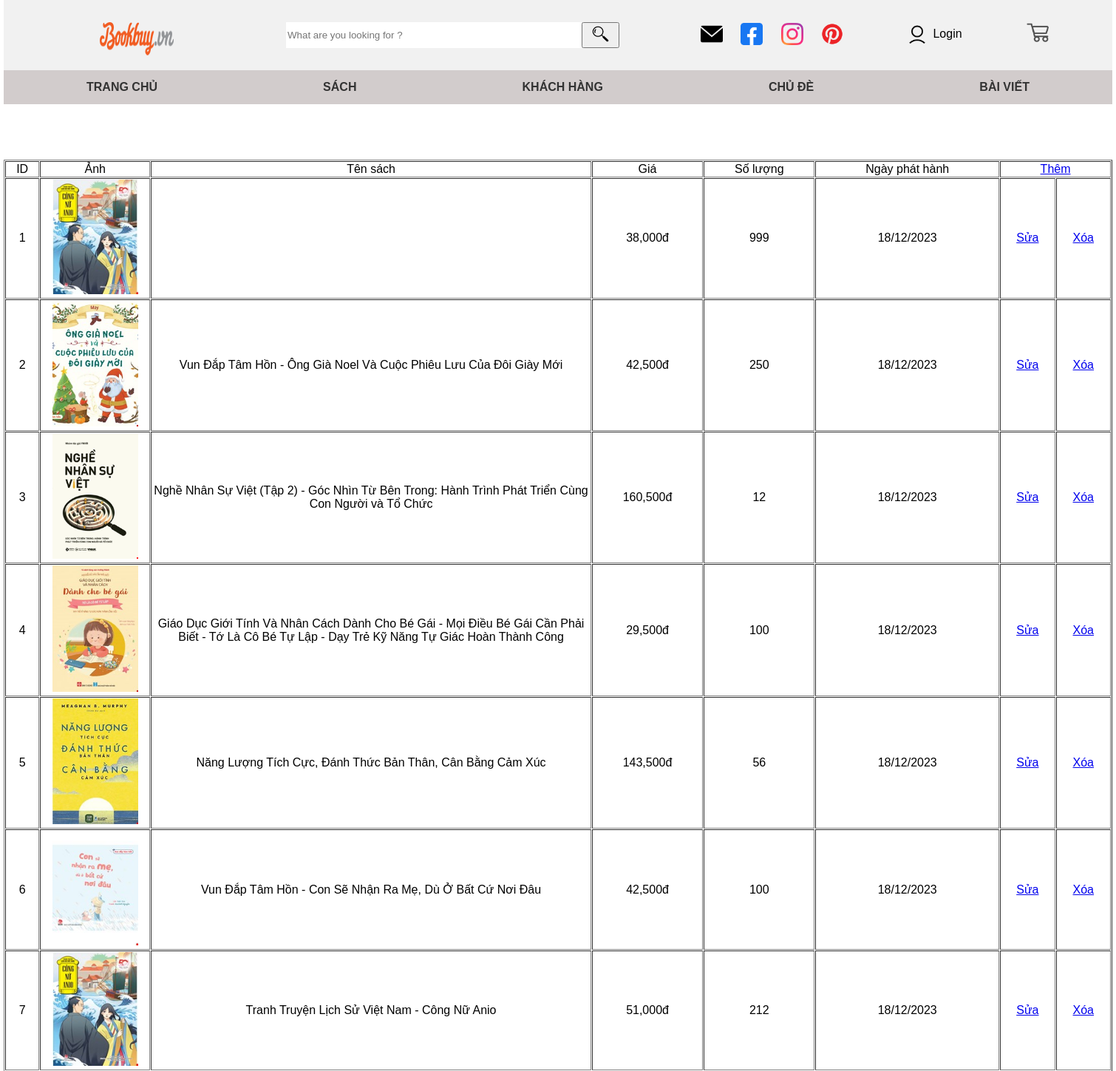
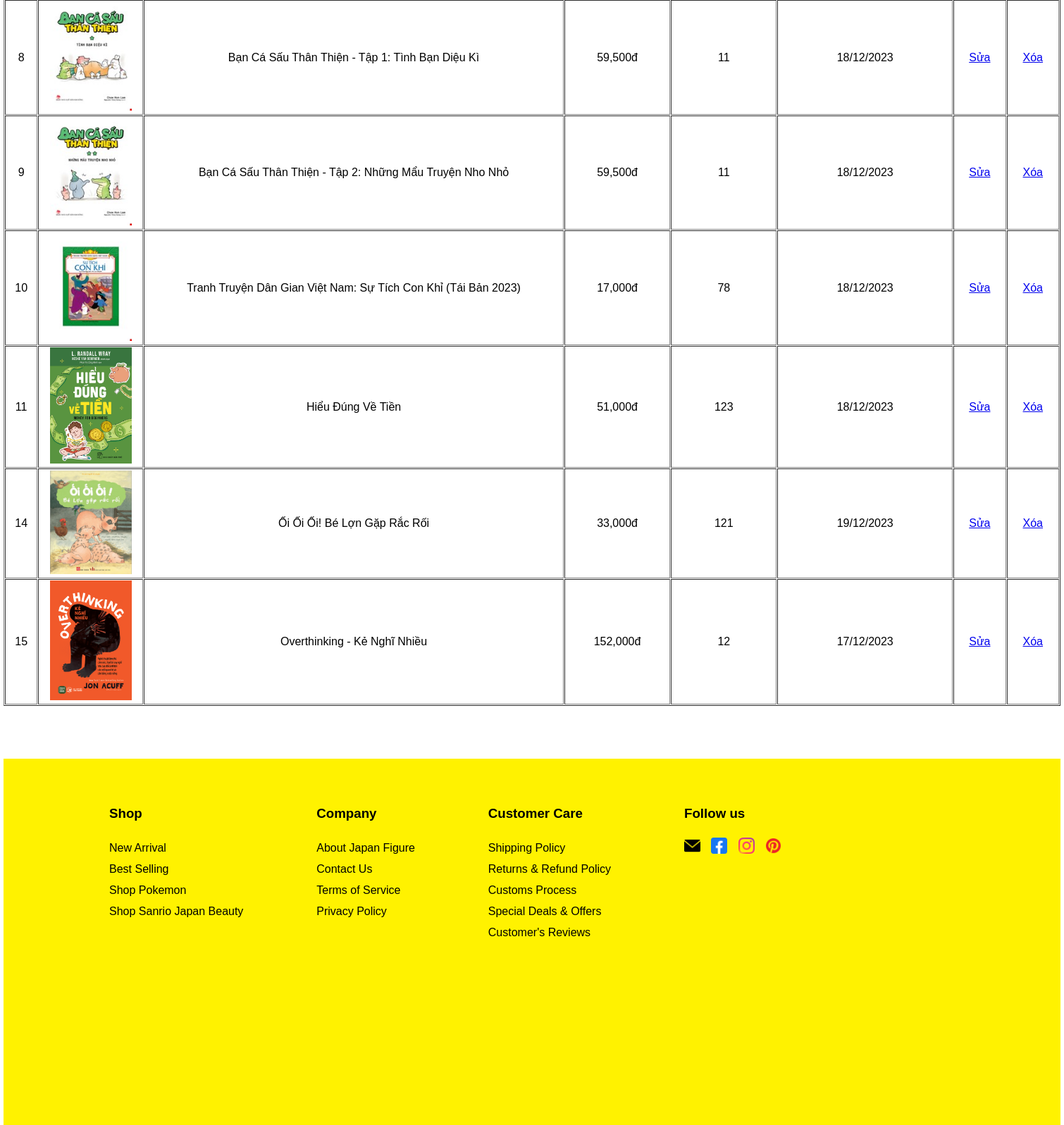
Screenshot of /BookManager.php with the database file from the repository (2 pictures, top to bottom).
### tables this page shows
CREATE TABLE IF NOT EXISTS `sach` (
  `id` bigint(20) NOT NULL AUTO_INCREMENT,
  `tensach` varchar(255) NOT NULL,
  `gia` int(11) NOT NULL,
  `soluong` int(11) NOT NULL,
  `img` varchar(30) NOT NULL,
  `ngaycapnhat` datetime NOT NULL,
  PRIMARY KEY (`id`)
);

### Book.php (called while the page is built, shortened)
<?php
include_once "DB.php";
include_once "Category.php";
    function findAllBook(){
        $conn = connectDB();
        $stmt = $conn->prepare("SELECT * FROM sach ");
        $stmt->execute();
        $kq = $stmt->fetchAll();
        $arrBook = array();
        foreach ($kq as $row) {
            $book = new Book();
            $book->id=$row["id"];
            $book->tensach=$row["tensach"];
            $book->gia=$row["gia"];
            $book->soluong=$row["soluong"];
            $book->image=$row["img"];
            $book->ngaycapnhat=$row["ngaycapnhat"];
            $book->chude = findCategoryByBookId($row["id"]);
            array_push($arrBook,$book);
        }
        return $arrBook;
    }
?>

### Category.php (called while the page is built, shortened)
<?php
include_once "DB.php";
function findCategoryByBookId($id)
{
    $conn = connectDB();
    $stmt = $conn->prepare("SELECT * FROM chude INNER JOIN sach_chude ON chude.machude = sach_chude.chude_id WHERE sach_chude.sach_id = $id");
    $stmt->execute();
    $kq = $stmt->fetchAll();
    return $kq;
}

### BookManager.php (the view, shortened to what this page needs)
<!DOCTYPE html>
<html lang="en">
<head>
    <link rel="stylesheet" href="stylebuy.css">
    <link rel="stylesheet" href="style.css">
</head>
<body>
    <?php
    include_once "DB.php";
    include_once "Book.php";
    include_once "Category.php";
    ?>
    <div class="header">
        <div class="box_header">
            <a href="index.php"> <img class="img_header" src="image/banner/logo.png" alt=""></a>
            <div class="box_search">
                <input type="text" name="" id="search_item" placeholder="What are you looking for ? ">
                <button class="button_search"><img src="image/icon/search_icon.png" alt="" width="70%"></button>
            </div>
        </div>
        <div class="bar_item">
            <div class="list_img">
                <a class="img_link" href=""><img src="image/icon/icon_mail.png" alt=""></a>
                <a class="img_link" href=""><img src="image/icon/icon_facebook.png" alt=""></a>
                <a class="img_link" href=""><img src="image/icon/icon_instagram.png" alt=""></a></a>
                <a class="img_link" href=""><img src="image/icon/icon_pinterest.png" alt=""></a></a>
            </div>
            <div class="info_item">
                <div><a href="Login.php" class="login"><img src="image/icon/icon_person.png" alt="" width="30px" style="margin-right: 10%;"><span>
                            <?php
                            if (isset($_GET["id"])) {
                                $id = $_GET["id"];
                                $user = findUser($id);
                                foreach ($user as $key => $value) {
                                    echo $value["hoten"];
                                }
                            } else {
                                echo "Login";
                            }
                            ?></span></a></div>
                <div><a href=""><img src="image/icon/icon_cart.png" alt="" width="30px"></a></div>
            </div>
        </div>
    </div>
    <div class="topnav">
        <a href="#">TRANG CHỦ</a>
        <a href="BookManager.php">SÁCh</a>
        <a href="#">KHÁCH HÀNG</a>
        <a href="#">CHỦ ĐÈ</a>
        <a href="#">BÀI VIẾT</a>
    </div>
    <table border="1" cellspacing="1" style="text-align: center; margin-top: 5%;">
        <tr>
            <td>ID</td>
            <td>Ảnh</td>
            <td>Tên sách</td>
            <td>Giá</td>
            <td>Số lượng </td>
            <td>Ngày phát hành</td>
            <td colspan="2"><a href="AddUpdateBook.php?userId=<?php echo $id ?>">Thêm</a></td>
        </tr>
        <?php
        $books = findAllBook();
        foreach ($books as $k => $b) {
        ?>
            <tr>
                <td><?php echo $b->id ?></td>
                <td style="text-align: center; width:10%"><img src="<?php echo $b->image ?>" alt="" style="width: 80%; height: 5%"></td>
                <td style="width:40%"><?php echo $b->tensach ?></td>
                <td><?php echo number_format($b->gia) ?>đ</td>
                <td><?php echo $b->soluong ?></td>
                <td><?php
                    $date = date_create($b->ngaycapnhat);
                    echo date_format($date, "d/m/Y");
                    ?></td>
                <td style="width:5% "><a href="AddUpdateBook.php?id=<?php echo $b->id ?>&userId=<?php echo $id?>">Sửa</a></td>
                <td style="width:5% "><a href="DeleteBook.php?id=<?php echo $b->id ?>">Xóa</a></td>
            </tr>
        <?php
        }
        ?>
    </table>
    <footer class="footer">
        <div class="box_footer">
            <div>
                <h3>Shop</h3>
                <a href="">New Arrival</a><br>
                <a href="">Best Selling</a><br>
                <a href="">Shop Pokemon</a><br>
                <a href="">Shop Sanrio</a>
                <a href="">Japan Beauty</a>
            </div>
            <div>
                <h3>Company</h3>
                <a href="">About Japan Figure</a><br>
                <a href="">Contact Us</a><br>
                <a href="">Terms of Service</a><br>
                <a href="">Privacy Policy</a>
            </div>
            <div>
                <h3>Customer Care</h3>
                <a href="">Shipping Policy</a><br>
                <a href="">Returns & Refund Policy</a><br>
                <a href="">Customs Process</a><br>
                <a href="">Special Deals & Offers</a><br>
                <a href="">Customer's Reviews</a>
            </div>
            <div>
                <h3>Follow us</h3>
                <div class="follow_icon">
                    <a href="">
                        <div class="zoom"><img src="image/icon/icon_mail.png" alt=""></div>
                    </a>
                    <a href="">
                        <div class="zoom"><img src="image/icon/icon_facebook.png" alt=""></div>
                    </a>
                    <a href="">
                        <div class="zoom"><img src="image/icon/icon_instagram.png" alt=""></div>
                    </a>
                    <a href="">
                        <div class="zoom"><img src="image/icon/icon_pinterest.png" alt=""></div>
                    </a>
                </div>
            </div>
    </footer>
</body>
</html>

### stylebuy.css (style rules this page uses)
* { font-family: 'Nunito Sans', sans-serif; }

### style.css (style rules this page uses)
* { box-sizing: border-box; font-family: 'Nunito Sans', sans-serif; }
body { margin: 0 auto; width: 1500px; }
.header { background-color: #f1f1f1; padding: 30px; text-align: center; display: flex; align-items: center; }
.topnav { width: 100%; overflow: hidden; display: flex; justify-content: space-around; background-color: #d2cccc; text-transform: uppercase; }
.topnav a { position: relative; float: left; display: block; color: #333; text-align: center; padding: 14px 16px; text-decoration: none; font-weight: 700; }
.img_header { width: 100px; height: 45px; margin-left: 100px; }
#search_item { border: 0; width: 400px; height: 100%; }
.box_header { height: 35px; width: 60%; display: flex; justify-content: space-between; }
.box_search { display: flex; }
.button_search { width: 10%; height: 100%; }
.bar_item { width: 40%; display: flex; justify-content: space-around; justify-items: center; }
.info_item { width: 50%; display: flex; justify-content: space-around; }
.info_item>div { text-align: center; }
.info_item a { color: #000; }
.list_img { margin-left: 20px; margin-right: 20px; display: inline-block; }
.list_img>a>img { width: 30px; margin-left: 20px; }
.login { display: flex; align-items: center; text-decoration: none; }
.footer { position: relative; width: 100%; height: 520px; background-color: #fff200; margin-top: 5%; }
.box_footer { width: 80%; margin-left: 10%; padding-top: 3%; display: flex; justify-content: space-between; line-height: 30px; }
.box_footer a { text-decoration: none; color: #000; }
.follow_icon { width: 40%; display: flex; justify-content: space-between; }
.follow_icon img { width: 60%; text-align: center; }

### rows the page displays
sach: id "1", img (picture), gia "38,000", soluong "999", ngaycapnhat "18/12/2023"
sach: id "2", img (picture), tensach "Vun Đắp Tâm Hồn - Ông Già Noel Và Cuộc Phiêu Lưu Của Đôi Giày Mới", gia "42,500", soluong "250", ngaycapnhat "18/12/2023"
sach: id "3", img (picture), tensach "Nghề Nhân Sự Việt (Tập 2) - Góc Nhìn Từ Bên Trong: Hành Trình Phát Triển Cùng Con Người và Tổ Chức", gia "160,500", soluong "12", ngaycapnhat "18/12/2023"
sach: id "4", img (picture), tensach "Giáo Dục Giới Tính Và Nhân Cách Dành Cho Bé Gái - Mọi Điều Bé Gái Cần Phải Biết - Tớ Là Cô Bé Tự Lập - Dạy Trẻ Kỹ Năng Tự Giác Hoàn Thành Công", gia "29,500", soluong "100", ngaycapnhat "18/12/2023"
sach: id "5", img (picture), tensach "Năng Lượng Tích Cực, Đánh Thức Bản Thân, Cân Bằng Cảm Xúc", gia "143,500", soluong "56", ngaycapnhat "18/12/2023"
sach: id "6", img (picture), tensach "Vun Đắp Tâm Hồn - Con Sẽ Nhận Ra Mẹ, Dù Ở Bất Cứ Nơi Đâu", gia "42,500", soluong "100", ngaycapnhat "18/12/2023"
sach: id "7", img (picture), tensach "Tranh Truyện Lịch Sử Việt Nam - Công Nữ Anio", gia "51,000", soluong "212", ngaycapnhat "18/12/2023"
sach: id "8", img (picture), tensach "Bạn Cá Sấu Thân Thiện - Tập 1: Tình Bạn Diệu Kì", gia "59,500", soluong "11", ngaycapnhat "18/12/2023"
sach: id "9", img (picture), tensach "Bạn Cá Sấu Thân Thiện - Tập 2: Những Mẩu Truyện Nho Nhỏ", gia "59,500", soluong "11", ngaycapnhat "18/12/2023"
sach: id "10", img (picture), tensach "Tranh Truyện Dân Gian Việt Nam: Sự Tích Con Khỉ (Tái Bản 2023)", gia "17,000", soluong "78", ngaycapnhat "18/12/2023"
sach: id "11", img (picture), tensach "Hiểu Đúng Về Tiền", gia "51,000", soluong "123", ngaycapnhat "18/12/2023"
sach: id "14", img (picture), tensach "Ối Ối Ối! Bé Lợn Gặp Rắc Rối", gia "33,000", soluong "121", ngaycapnhat "19/12/2023"
sach: id "15", img (picture), tensach "Overthinking - Kẻ Nghĩ Nhiều", gia "152,000", soluong "12", ngaycapnhat "17/12/2023"
